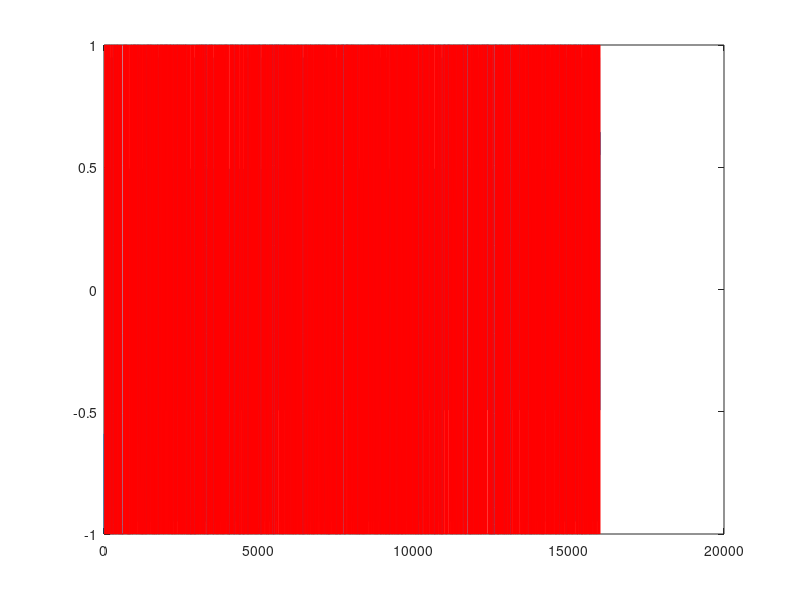
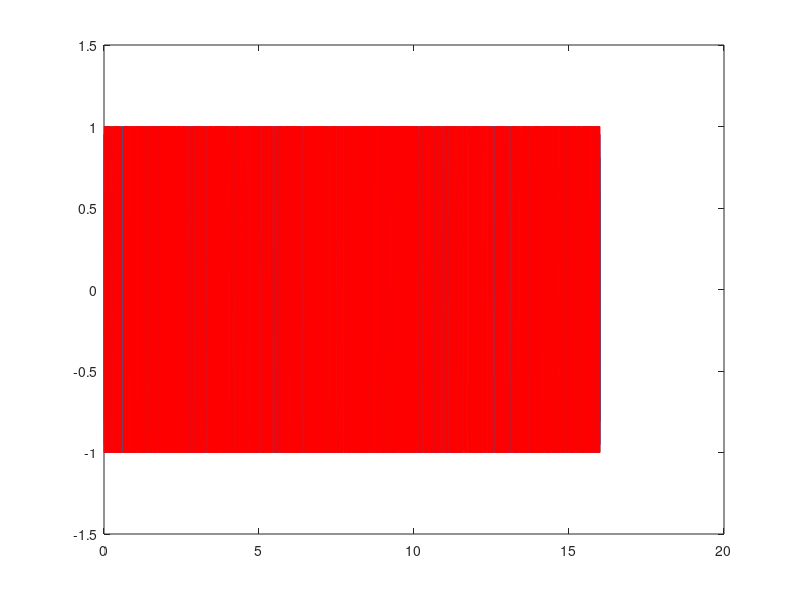
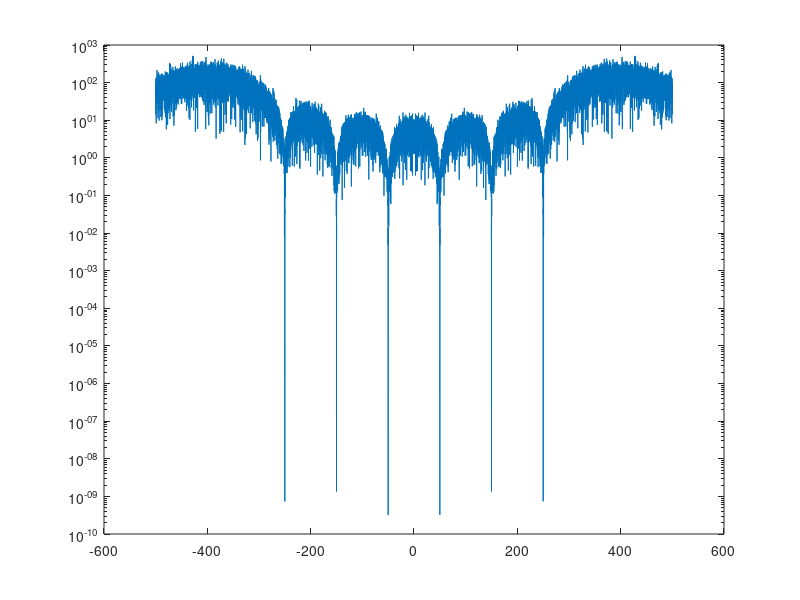
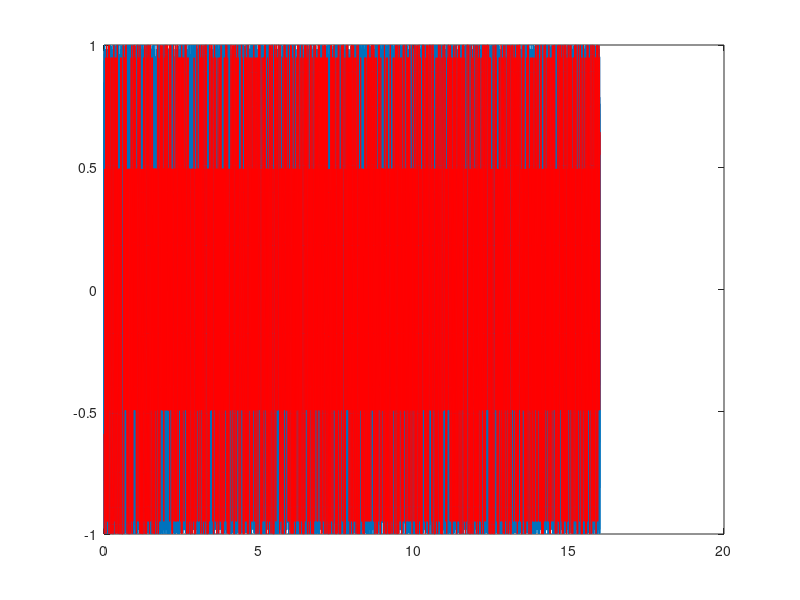

MATLAB code for these plots, in order:
beta = 0.3;
Fs = 1000;
Br = 200;
Tr = 1/Br;
K = 2;
F0 = 8*Br;
T = 16 ;

t = -K*Tr:1/Fs:K*Tr;
g = beta/Tr*sqrt(2*pi/log(2))*exp(-2*(pi*beta)^2*t.^2/log(2)/(Tr^2));
g = g/sum(g);
data = randi(2,1,T*Br)-1;
data = reshape(repmat(data,Fs/Br,1),[],1)*2 - 1;

data_f = conv(data,g);
data_f = data_f((length(g)-1)/2+1:end-(length(g)-1)/2);
plot(data_f)
hold on
plot(data,'r')
hold off
figure

t = [0:T*Fs-1]'/Fs;


wd= pi*Br*0.5;

smi=cumsum(data);
integral=smi*1/Fs;
integral=integral*wd;
I=cos(integral);
Q=sin(integral);
s=I.*cos(2*pi*F0*t)-Q.*sin(2*pi*F0*t);
figure
plot(t,s);
hold on
plot(t,data,'r')
hold off


figure
ff = [-length(s)/2:length(s)/2-1]/T;
semilogy(ff,abs(fftshift(fft(s))))

data  = data_f;
t = [0:T*Fs-1]'/Fs;


wd= pi*Br*0.5;

smi=cumsum(data);
integral=smi*1/Fs;
integral=integral*wd;
I=cos(integral);
Q=sin(integral);
s=I.*cos(2*pi*F0*t)-Q.*sin(2*pi*F0*t);
figure
plot(t,s);
hold on
plot(t,data,'r')
hold off


figure
ff = [-length(s)/2:length(s)/2-1]/T;
semilogy(ff,abs(fftshift(fft(s))))